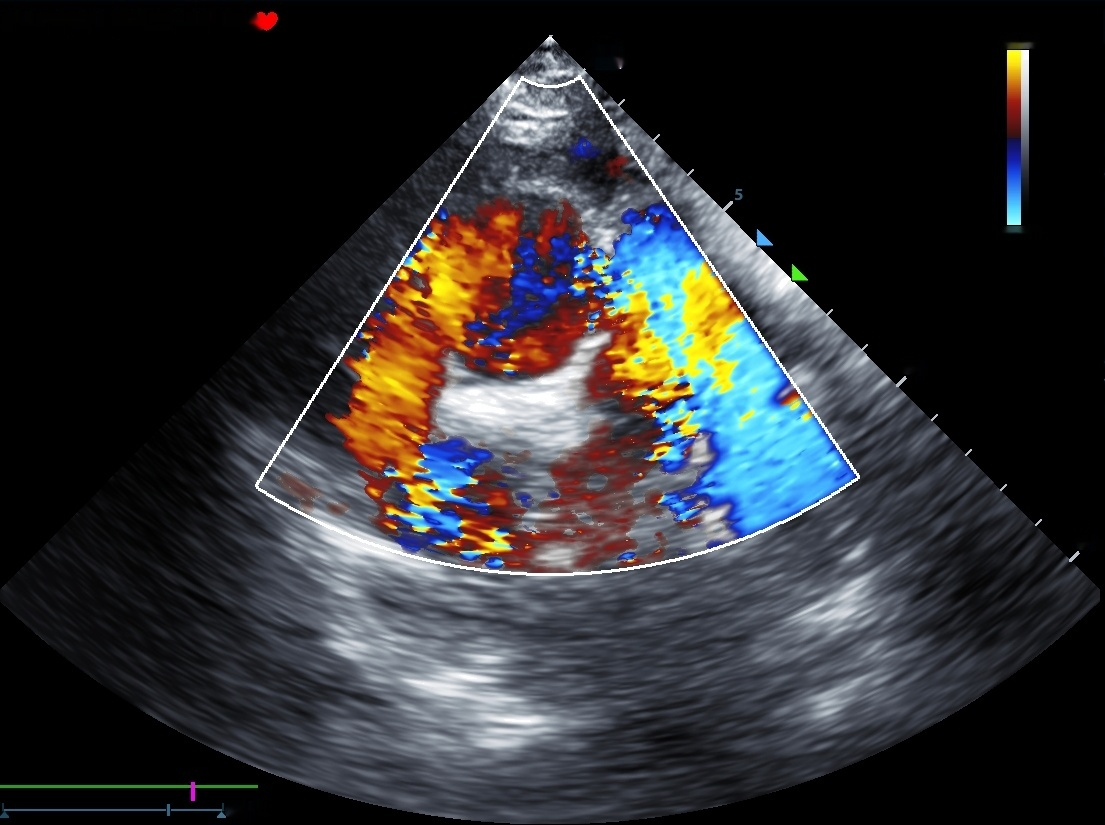
%> input picture 图像粗线填充/图像处理/1.jpg, 1105 x 825 px
$ octave untitled.m   (GNU Octave 9; MATLAB toolbox functions it lacks are replaced by stand-ins)
%> lines starting %> are read from the running program, lines starting %| are printed output that depends on the picture
### 图像粗线填充/图像处理/guidedfilter.m
function q = guidedfilter(I, p, r, eps)
%> called with r = 4, eps = 0.04
%   GUIDEDFILTER   O(1) time implementation of guided filter.
%
%   - guidance image: I (should be a gray-scale/single channel image)
%   - filtering input image: p (should be a gray-scale/single channel image)
%   - local window radius: r
%   - regularization parameter: eps

[hei, wid] = size(I);
if r > hei || r > wid
    error('本地窗口半径过大，请选择一个小于图像宽度和高度的半径。');
end
N = boxfilter(ones(hei, wid), r); % the size of each local patch; N=(2r+1)^2 except for boundary pixels.

mean_I = boxfilter(I, r) ./ N;
mean_p = boxfilter(p, r) ./ N;
mean_Ip = boxfilter(I.*p, r) ./ N;
cov_Ip = mean_Ip - mean_I .* mean_p; % this is the covariance of (I, p) in each local patch.

mean_II = boxfilter(I.*I, r) ./ N;
var_I = mean_II - mean_I .* mean_I;

a = cov_Ip ./ (var_I + eps); % Eqn. (5) in the paper;
b = mean_p - a .* mean_I; % Eqn. (6) in the paper;

mean_a = boxfilter(a, r) ./ N;
mean_b = boxfilter(b, r) ./ N;

q = mean_a .* I + mean_b; % Eqn. (8) in the paper;
end

### 图像粗线填充/图像处理/boxfilter.m
function imDst = boxfilter(imSrc, r)
%> called with r = 4

%   BOXFILTER   O(1) time box filtering using cumulative sum
%
%   - Definition imDst(x, y)=sum(sum(imSrc(x-r:x+r,y-r:y+r)));
%   - Running time independent of r;
%   - Equivalent to the function: colfilt(imSrc, [2*r+1, 2*r+1], 'sliding', @sum);
%   - But much faster.

[hei, wid] = size(imSrc);
imDst = zeros(size(imSrc));

%cumulative sum over Y axis
imCum = cumsum(imSrc, 1);
%difference over Y axis
imDst(1:r+1, :) = imCum(1+r:2*r+1, :);
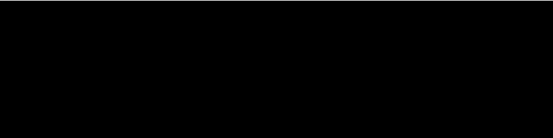
%> imDst: size 825x3315 double (shown at 1/6 size); min 0, max 9, mean 0.0424; drawn with min black and max white
imDst(r+2:hei-r, :) = imCum(2*r+2:hei, :) - imCum(1:hei-2*r-1, :);
imDst(hei-r+1:hei, :) = repmat(imCum(hei, :), [r, 1]) - imCum(hei-2*r:hei-r-1, :);

%cumulative sum over X axis
imCum = cumsum(imDst, 2);
%difference over Y axis
imDst(:, 1:r+1) = imCum(:, 1+r:2*r+1);
imDst(:, r+2:wid-r) = imCum(:, 2*r+2:wid) - imCum(:, 1:wid-2*r-1);
imDst(:, wid-r+1:wid) = repmat(imCum(:, wid), [1, r]) - imCum(:, wid-2*r:wid-r-1);
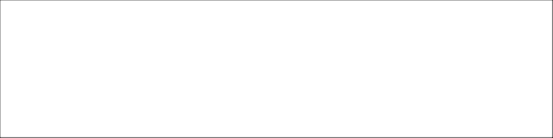
%> imDst: size 825x3315 double (shown at 1/6 size); min 25, max 81, mean 80.7; drawn with min black and max white
end

### 图像粗线填充/图像处理/untitled.m
I = double(imread('1.jpg')) / 255;
p = I;
r = 4; % try r=2, 4, or 8
eps = 0.2^2; % try eps=0.1^2, 0.2^2, 0.4^2

O = guidedfilter(I, p, r, eps);
%> call 2 of boxfilter, with r = 4
%> in boxfilter (call 2), `imCum = cumsum(imSrc, 1);`:
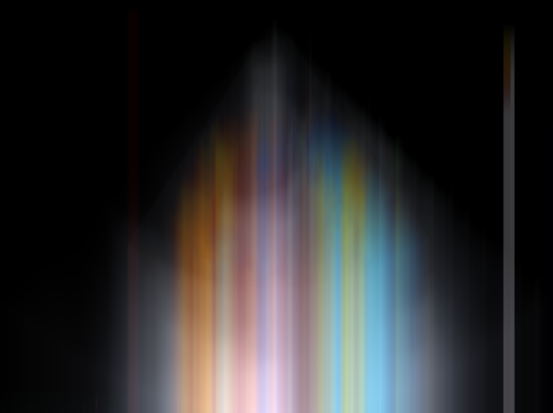
%> imCum: size 825x1105x3 double (shown at 1/2 size); mean R, G, B 63.6, 62.5, 63.6; drawn with min black and max white
%> in boxfilter (call 2), `imDst(1:r+1, :) = imCum(1+r:2*r+1, :);`:
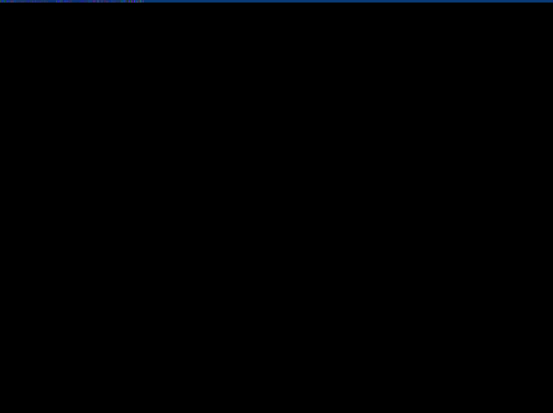
%> imDst: size 825x1105x3 double (shown at 1/2 size); mean R, G, B 7.58e-05, 0.000288, 0.000584; drawn with min black and max white
%> in boxfilter (call 2), `imCum = cumsum(imDst, 2);`:
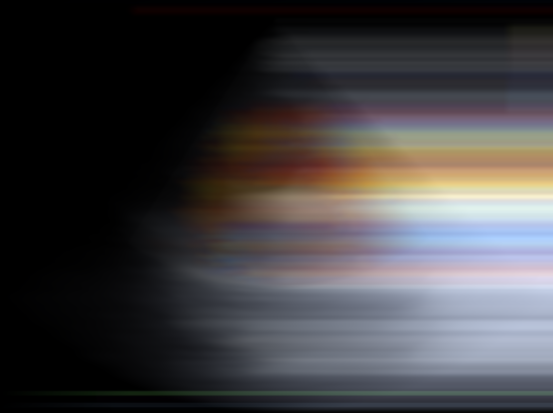
%> imCum: size 825x1105x3 double (shown at 1/2 size); mean R, G, B 863.4, 838.3, 865.1; drawn with min black and max white
%> in boxfilter (call 2), `imDst(:, r+2:wid-r) = imCum(:, 2*r+2:wid) - imCum(:, 1:wid-2*r-1);`:
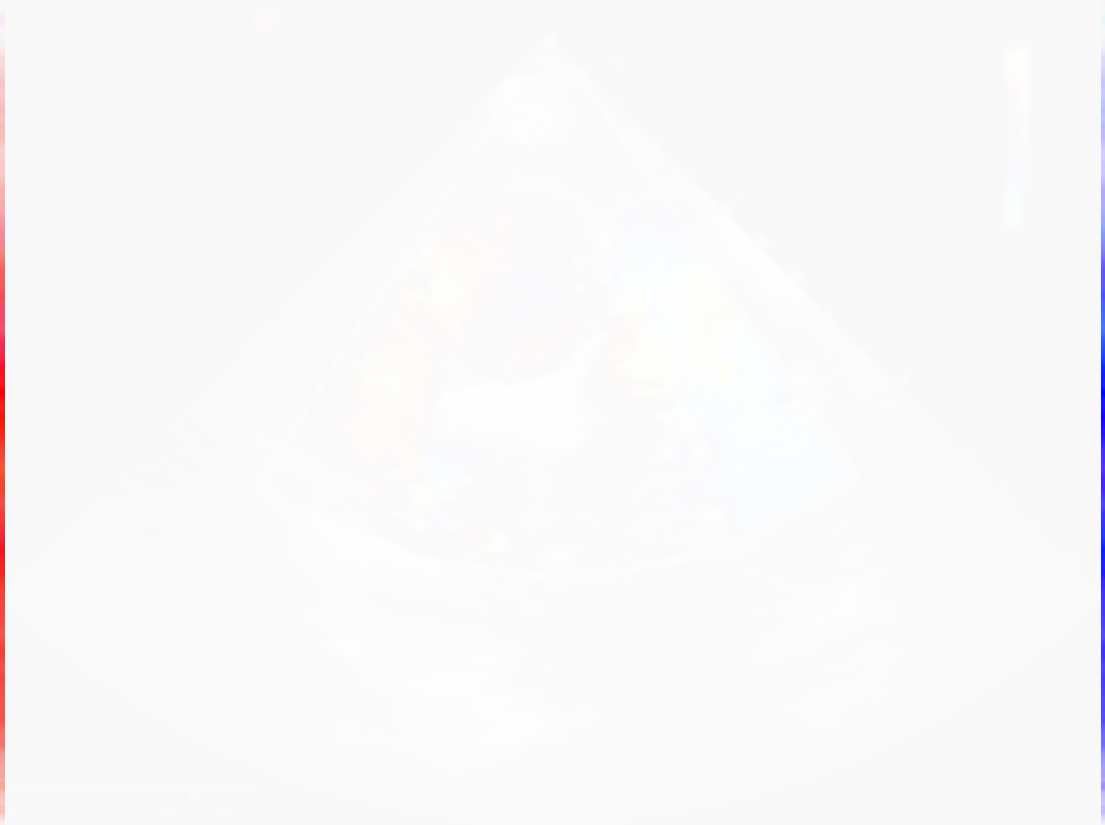
%> imDst: size 825x1105x3 double; mean R, G, B 8.1, 0, 7.2; drawn with min black and max white
%> the run ends on the next line

$ run again, with 图像粗线填充/图像处理/003_164030.Jpg copied over 图像粗线填充/图像处理/1.jpg
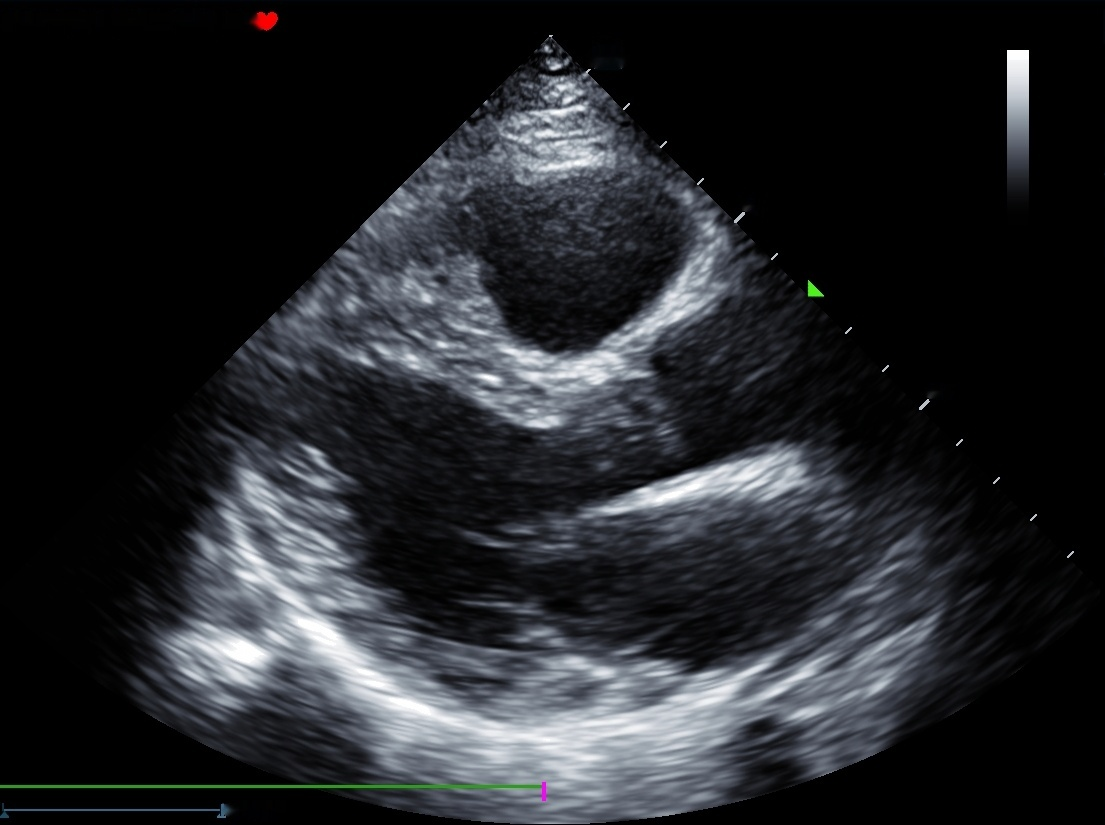
%> input picture 图像粗线填充/图像处理/003_164030.Jpg, 1105 x 825 px
%> in boxfilter (call 2), `imCum = cumsum(imDst, 2);`:
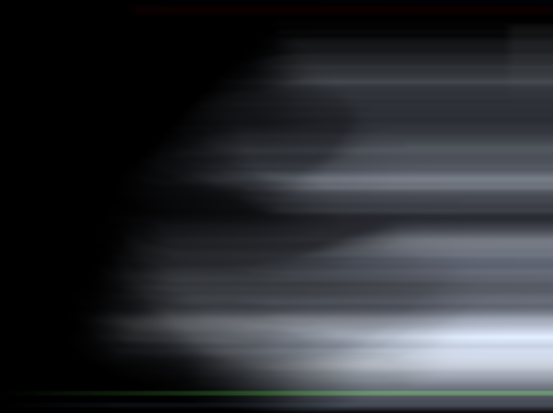
%> imCum: size 825x1105x3 double (shown at 1/2 size); mean R, G, B 700.6, 738.1, 803.2; drawn with min black and max white
%> in boxfilter (call 2), `imDst(:, r+2:wid-r) = imCum(:, 2*r+2:wid) - imCum(:, 1:wid-2*r-1);`:
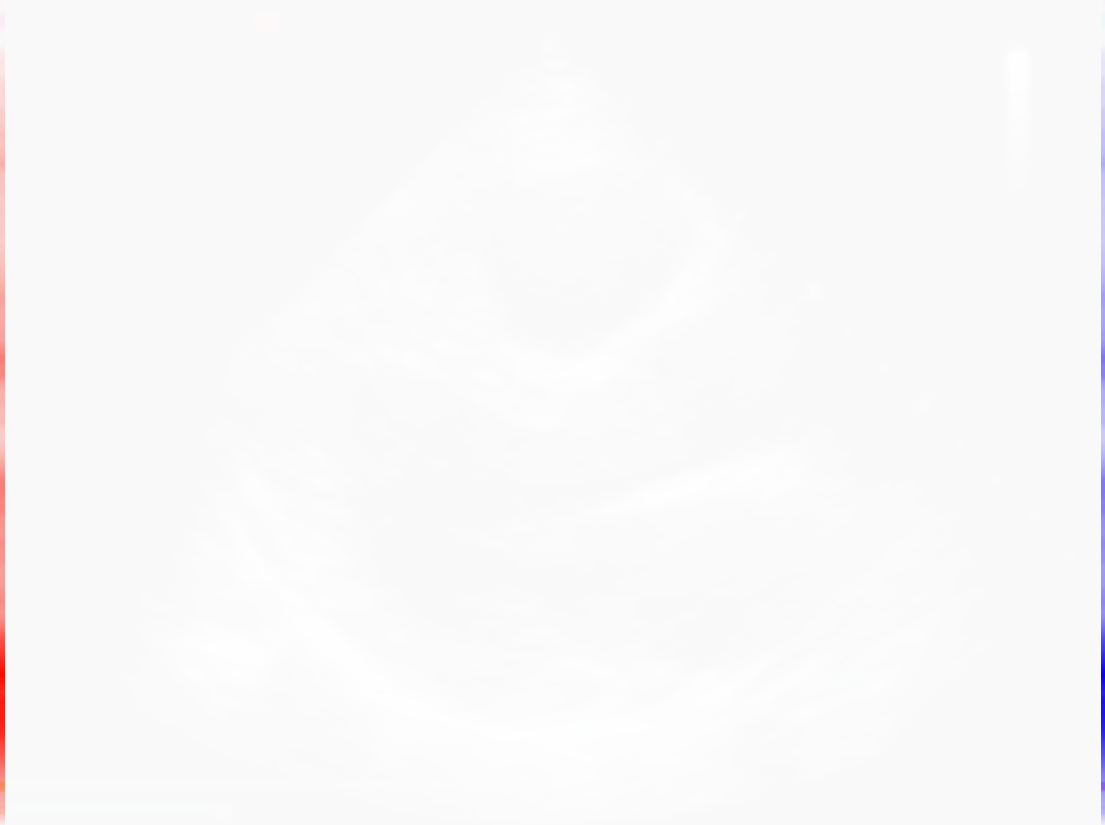
%> imDst: size 825x1105x3 double; mean R, G, B 6.2, 0.3, 6.3; drawn with min black and max white
